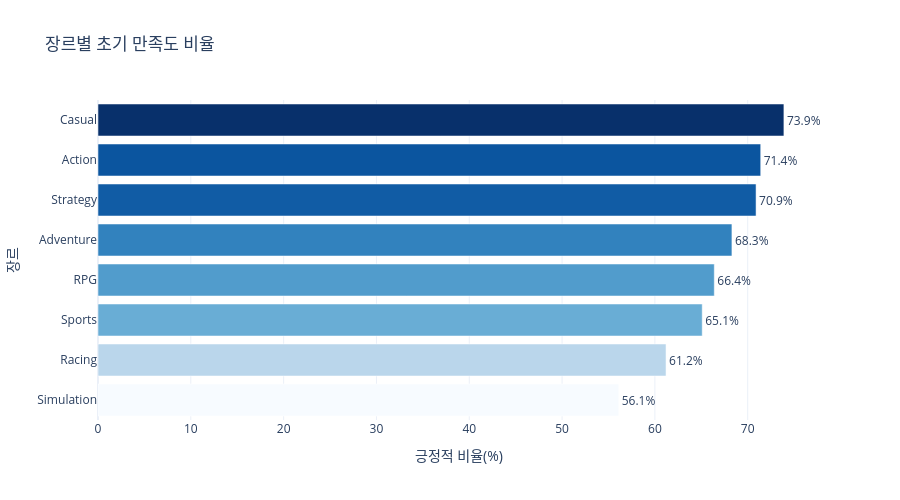

Notebook code cell kept with this figure:
### Markdown cell above
## 2. 장르별 만족도 차이 분석

장르별 게임 수 차이 자체보다, 각 장르 안에서 `긍정적(high)` 비율이 얼마나 높은지 비교한다. 이렇게 해야 '규모가 큰 장르'와 '초기 만족도가 높은 장르'를 분리해서 볼 수 있다.

### Code cell
TARGET_GENRES = ['Action', 'Adventure', 'Casual', 'RPG', 'Simulation', 'Strategy', 'Sports', 'Racing']

df_genre = df_init.explode('genres')
df_genre = df_genre[df_genre['genres'].isin(TARGET_GENRES)].copy()

genre_sat = (
    df_genre.groupby('genres')
    .agg(
        total_games=('appid', 'count'),
        positive_games=('satisfaction_level', lambda s: (s == '긍정적 (high)').sum()),
        negative_games=('satisfaction_level', lambda s: (s == '복합/부정적 (mid/low)').sum()),
    )
)
genre_sat['positive_ratio(%)'] = (genre_sat['positive_games'] / genre_sat['total_games'] * 100).round(1)
genre_sat['negative_ratio(%)'] = (genre_sat['negative_games'] / genre_sat['total_games'] * 100).round(1)
genre_sat = genre_sat.sort_values('positive_ratio(%)', ascending=True).reset_index()

display(genre_sat)

fig = px.bar(
    genre_sat,
    x='positive_ratio(%)',
    y='genres',
    orientation='h',
    text='positive_ratio(%)',
    color='positive_ratio(%)',
    color_continuous_scale='Blues',
    custom_data=['total_games', 'positive_games', 'negative_games'],
    title='장르별 초기 만족도 비율',
    labels={'positive_ratio(%)': '긍정적 비율(%)', 'genres': '장르'}
)
fig.update_traces(
    texttemplate='%{text:.1f}%',
    textposition='outside',
    hovertemplate=(
        '장르=%{y}<br>'
        '긍정적 비율=%{x:.1f}%<br>'
        '총 게임 수=%{customdata[0]:,}<br>'
        '긍정적=%{customdata[1]:,}<br>'
        '복합/부정적=%{customdata[2]:,}<extra></extra>'
    ),
)
fig.update_layout(template='plotly_white', width=900, height=500, coloraxis_showscale=False)
fig.show()

### Figure 1 — Plotly figure (JSON) as saved in the notebook; plotly's stock layout.template omitted (floating-point values rounded to 4 significant figures)
{"data": [{"customdata": [[1115, 626, 489], [178, 109, 69], [189, 123, 66], [904, 600, 304], [2472, 1689, 783], [945, 670, 275], [2214, 1580, 634], [2330, 1721, 609]], "hovertemplate": "장르=%{y}<br>긍정적 비율=%{x:.1f}%<br>총 게임 수=%{customdata[0]:,}<br>긍정적=%{customdata[1]:,}<br>복합/부정적=%{customdata[2]:,}<extra></extra>", "legendgroup": "", "marker": {"color": [56.1, 61.2, 65.1, 66.4, 68.3, 70.9, 71.4, 73.9], "coloraxis": "coloraxis", "pattern": {"shape": ""}}, "name": "", "orientation": "h", "showlegend": false, "text": [56.1, 61.2, 65.1, 66.4, 68.3, 70.9, 71.4, 73.9], "textposition": "outside", "texttemplate": "%{text:.1f}%", "type": "bar", "x": [56.1, 61.2, 65.1, 66.4, 68.3, 70.9, 71.4, 73.9], "xaxis": "x", "y": ["Simulation", "Racing", "Sports", "RPG", "Adventure", "Strategy", "Action", "Casual"], "yaxis": "y"}], "layout": {"barmode": "relative", "coloraxis": {"colorbar": {"title": {"text": "긍정적 비율(%)"}}, "colorscale": [[0, "rgb(247,251,255)"], [0.125, "rgb(222,235,247)"], [0.25, "rgb(198,219,239)"], [0.375, "rgb(158,202,225)"], [0.5, "rgb(107,174,214)"], [0.625, "rgb(66,146,198)"], [0.75, "rgb(33,113,181)"], [0.875, "rgb(8,81,156)"], [1, "rgb(8,48,107)"]], "showscale": false}, "height": 500, "legend": {"tracegroupgap": 0}, "title": {"text": "장르별 초기 만족도 비율"}, "width": 900, "xaxis": {"anchor": "y", "domain": [0, 1], "title": {"text": "긍정적 비율(%)"}}, "yaxis": {"anchor": "x", "domain": [0, 1], "title": {"text": "장르"}}}}
